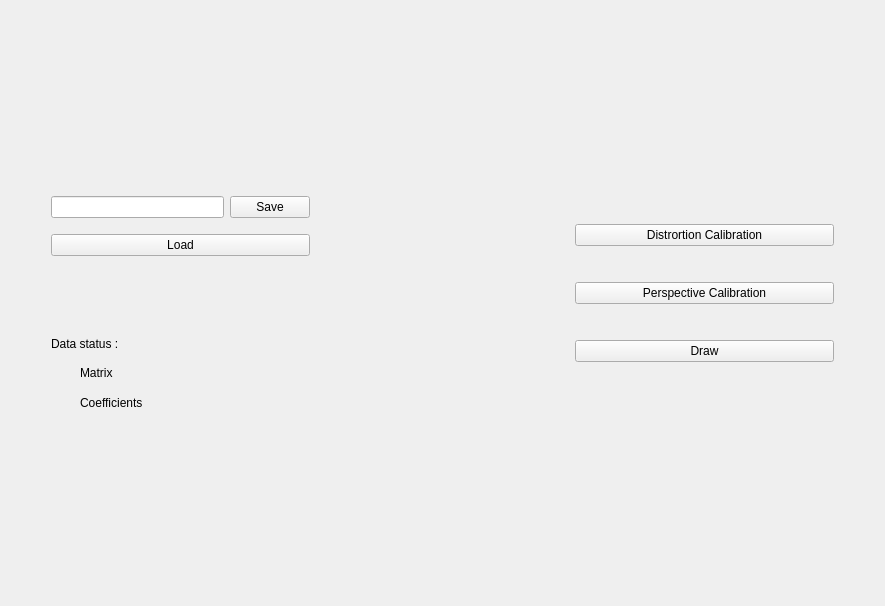
<?xml version="1.0" encoding="UTF-8"?>
<ui version="4.0">
 <class>menuForm</class>
 <widget class="QWidget" name="menuForm">
  <property name="geometry">
   <rect>
    <x>0</x>
    <y>0</y>
    <width>885</width>
    <height>606</height>
   </rect>
  </property>
  <property name="windowTitle">
   <string>Form</string>
  </property>
  <layout class="QHBoxLayout" name="horizontalLayout_7">
   <item>
    <layout class="QHBoxLayout" name="horizontalLayout" stretch="0,2,2,2,0">
     <item>
      <spacer name="horizontalSpacer_4">
       <property name="orientation">
        <enum>Qt::Horizontal</enum>
       </property>
       <property name="sizeHint" stdset="0">
        <size>
         <width>40</width>
         <height>20</height>
        </size>
       </property>
      </spacer>
     </item>
     <item>
      <layout class="QVBoxLayout" name="verticalLayout_4" stretch="20,0,1,0,1,0,5,0,1,0,1,0,20">
       <item>
        <spacer name="verticalSpacer_16">
         <property name="orientation">
          <enum>Qt::Vertical</enum>
         </property>
         <property name="sizeHint" stdset="0">
          <size>
           <width>20</width>
           <height>40</height>
          </size>
         </property>
        </spacer>
       </item>
       <item>
        <layout class="QHBoxLayout" name="horizontalLayout_8">
         <item>
          <widget class="QLineEdit" name="saveProjectLine"/>
         </item>
         <item>
          <widget class="QPushButton" name="saveProjectButton">
           <property name="text">
            <string>Save</string>
           </property>
          </widget>
         </item>
        </layout>
       </item>
       <item>
        <spacer name="verticalSpacer_22">
         <property name="orientation">
          <enum>Qt::Vertical</enum>
         </property>
         <property name="sizeHint" stdset="0">
          <size>
           <width>20</width>
           <height>40</height>
          </size>
         </property>
        </spacer>
       </item>
       <item>
        <widget class="QPushButton" name="loadProjectButton">
         <property name="text">
          <string>Load</string>
         </property>
        </widget>
       </item>
       <item>
        <spacer name="verticalSpacer">
         <property name="orientation">
          <enum>Qt::Vertical</enum>
         </property>
         <property name="sizeHint" stdset="0">
          <size>
           <width>20</width>
           <height>40</height>
          </size>
         </property>
        </spacer>
       </item>
       <item>
        <widget class="QLabel" name="loadInfoLabel">
         <property name="text">
          <string/>
         </property>
        </widget>
       </item>
       <item>
        <spacer name="verticalSpacer_19">
         <property name="orientation">
          <enum>Qt::Vertical</enum>
         </property>
         <property name="sizeHint" stdset="0">
          <size>
           <width>20</width>
           <height>40</height>
          </size>
         </property>
        </spacer>
       </item>
       <item>
        <widget class="QLabel" name="projectNameLabel">
         <property name="text">
          <string>Data status :</string>
         </property>
        </widget>
       </item>
       <item>
        <spacer name="verticalSpacer_23">
         <property name="orientation">
          <enum>Qt::Vertical</enum>
         </property>
         <property name="sizeHint" stdset="0">
          <size>
           <width>20</width>
           <height>40</height>
          </size>
         </property>
        </spacer>
       </item>
       <item>
        <layout class="QHBoxLayout" name="horizontalLayout_9" stretch="1,10">
         <item>
          <widget class="QLabel" name="matrixStatusLight">
           <property name="text">
            <string/>
           </property>
          </widget>
         </item>
         <item>
          <widget class="QLabel" name="matrixStatus">
           <property name="text">
            <string>Matrix</string>
           </property>
          </widget>
         </item>
        </layout>
       </item>
       <item>
        <spacer name="verticalSpacer_20">
         <property name="orientation">
          <enum>Qt::Vertical</enum>
         </property>
         <property name="sizeHint" stdset="0">
          <size>
           <width>20</width>
           <height>40</height>
          </size>
         </property>
        </spacer>
       </item>
       <item>
        <layout class="QHBoxLayout" name="horizontalLayout_10" stretch="1,10">
         <item>
          <widget class="QLabel" name="coefficientsStatusLight">
           <property name="text">
            <string/>
           </property>
          </widget>
         </item>
         <item>
          <widget class="QLabel" name="coefficientsStatus">
           <property name="frameShape">
            <enum>QFrame::NoFrame</enum>
           </property>
           <property name="text">
            <string>Coefficients</string>
           </property>
          </widget>
         </item>
        </layout>
       </item>
       <item>
        <spacer name="verticalSpacer_17">
         <property name="orientation">
          <enum>Qt::Vertical</enum>
         </property>
         <property name="sizeHint" stdset="0">
          <size>
           <width>20</width>
           <height>40</height>
          </size>
         </property>
        </spacer>
       </item>
      </layout>
     </item>
     <item>
      <spacer name="horizontalSpacer_5">
       <property name="orientation">
        <enum>Qt::Horizontal</enum>
       </property>
       <property name="sizeHint" stdset="0">
        <size>
         <width>40</width>
         <height>20</height>
        </size>
       </property>
      </spacer>
     </item>
     <item>
      <layout class="QVBoxLayout" name="verticalLayout_3" stretch="7,0,1,0,1,0,0,7">
       <item>
        <spacer name="verticalSpacer_12">
         <property name="orientation">
          <enum>Qt::Vertical</enum>
         </property>
         <property name="sizeHint" stdset="0">
          <size>
           <width>20</width>
           <height>40</height>
          </size>
         </property>
        </spacer>
       </item>
       <item>
        <widget class="QPushButton" name="distortionCalibrationButton">
         <property name="text">
          <string>Distrortion Calibration</string>
         </property>
        </widget>
       </item>
       <item>
        <spacer name="verticalSpacer_14">
         <property name="orientation">
          <enum>Qt::Vertical</enum>
         </property>
         <property name="sizeHint" stdset="0">
          <size>
           <width>20</width>
           <height>40</height>
          </size>
         </property>
        </spacer>
       </item>
       <item>
        <widget class="QPushButton" name="perspectiveCalibration">
         <property name="text">
          <string>Perspective Calibration</string>
         </property>
        </widget>
       </item>
       <item>
        <spacer name="verticalSpacer_15">
         <property name="orientation">
          <enum>Qt::Vertical</enum>
         </property>
         <property name="sizeHint" stdset="0">
          <size>
           <width>20</width>
           <height>40</height>
          </size>
         </property>
        </spacer>
       </item>
       <item>
        <widget class="QPushButton" name="drawingButton">
         <property name="text">
          <string>Draw</string>
         </property>
        </widget>
       </item>
       <item>
        <widget class="QLabel" name="drawInfoLabel">
         <property name="text">
          <string/>
         </property>
        </widget>
       </item>
       <item>
        <spacer name="verticalSpacer_13">
         <property name="orientation">
          <enum>Qt::Vertical</enum>
         </property>
         <property name="sizeHint" stdset="0">
          <size>
           <width>20</width>
           <height>40</height>
          </size>
         </property>
        </spacer>
       </item>
      </layout>
     </item>
     <item>
      <spacer name="horizontalSpacer_6">
       <property name="orientation">
        <enum>Qt::Horizontal</enum>
       </property>
       <property name="sizeHint" stdset="0">
        <size>
         <width>40</width>
         <height>20</height>
        </size>
       </property>
      </spacer>
     </item>
    </layout>
   </item>
  </layout>
 </widget>
 <resources/>
 <connections/>
</ui>
